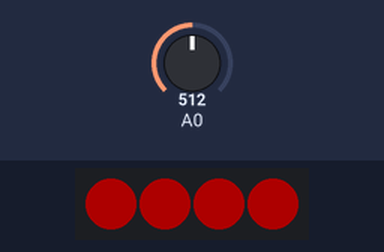
The sketch below on a simulated Arduino Uno, built with avr-gcc and run on an emulated ATmega328P. Parts: 4 RGB LEDs in strip order, left to right. The test bench sets the inputs (shaded band); at power-on: A0 = 512. Dim RGB values are drawn brighter than linear.

Above: at 1.4 s.
1.5 s: A0 set to 716
At 1.81 s:
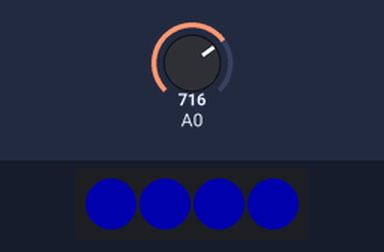
4.7 s: A0 set to 511
At 5.5 s:
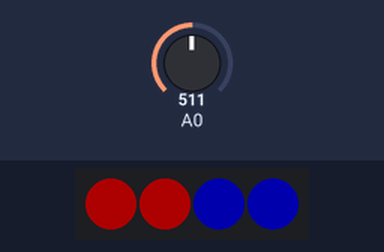
Timing chart, 0 to 13.9 s (numbered marks = the images above; inputs shaded):
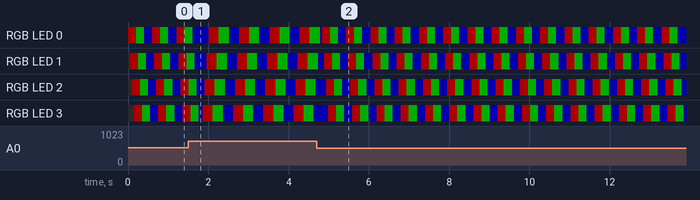

The sketch:

light_directions_withpotentiometer.ino
```cpp
#include <Adafruit_NeoPixel.h>
#define PIN 2 //what pin the neopixel is in
#define NUMPIXELS 4 // how many neopixels there are

Adafruit_NeoPixel strip(NUMPIXELS, PIN, NEO_GRB + NEO_KHZ800);

void setup() {
  // put your setup code here, to run once:
  strip.begin();//starts the neopixels
  strip.setBrightness(50);// sets the brightness of the neopixel
  strip.show();

  Serial.begin(9600);
}

void loop() {// reads the serial numbner of the potentiometer at anytime to adjust
  int sensorValue = analogRead(A0);
  if(sensorValue <= 512){//if the serial is below or equal to 512 the colorWipe goes right
      right();
    }
  else if(sensorValue > 512){//else the color wipe goes right
      left();
    }
}
  void right() { //initalizes the colorWipes and sets their colors
    colorWipe1(strip.Color(255, 0, 0),50); // Red
    colorWipe1(strip.Color(0, 255, 0), 50); // Green
    colorWipe1(strip.Color(0, 0, 255), 50); // Blue

  }
  void left() {
   colorWipe2(strip.Color(255, 0, 0),50); // Red
   colorWipe2(strip.Color(0, 255, 0), 50); // Green
   colorWipe2(strip.Color(0, 0, 255), 50); // Blue

  }


void colorWipe2(uint32_t c, uint8_t wait){ //loop for the color wipe the goes right
  for(uint32_t i=4; i<=4; i--) {
    strip.setPixelColor(i, c);
    strip.show();
    delay(wait);
  }
}
void colorWipe1(uint32_t c, uint8_t wait){//loop for the color wipe the goes left
  for(uint32_t i=0; i<strip.numPixels(); i++) {
    strip.setPixelColor(i, c);
    strip.show();
    delay(wait);
  }
}
```
